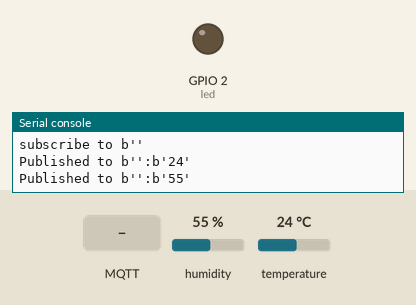
This program was run on a simulated ESP32 board running MicroPython. Shown: output pins drawn as LEDs (lit = HIGH), the last lines printed to the serial console. The test bench sets the inputs (shaded band); at power-on: humidity 55 %, temperature 24 °C. WiFi joins after 1.5 s; no MQTT or app messages arrive unless stated.

Above: at 5.4 s.
5.5 s: MQTT message "ON" arrives on the first subscribed topic
At 6.3 s:
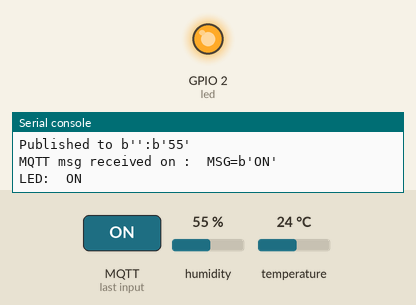
7.2 s: MQTT message "1" arrives on the first subscribed topic
At 7.6 s:
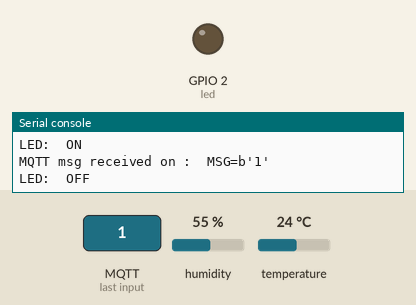
Timing chart, 0 to 10.2 s (numbered marks = the images above; inputs shaded):
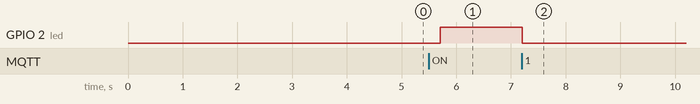

The program:

mqtt_node.py
```python
import network
import time

from umqtt.simple import MQTTClient
import dht
from machine import Pin

SSID:str=""
PASS:str=""

sta = network.WLAN(network.STA_IF)
led=Pin(2,Pin.OUT)
dht_sensor=dht.DHT11(Pin(4))


def WiFi_Connect()->bool:
    sta.active(True)

    #System connected
    if sta.isconnected():
        print(f"Connected Successfully to {SSID}")
        print(f"IP Address:", sta.ifconfig()[0])
        return True

        print(f"Connecting to {SSID}...")
    try:
        sta.connect(SSID,PASS)
    except OSError as e:
        print(f"WiFi Connectio Failed: {e}")
        return False
    timeout:int = 10

    while not sta.isconnected() and timeout > 0:
        print(".", end = " ")
        time.sleep(1)
        timeout -= 1
    if sta.isconnected():
        print("WiFi Connected")
        print(f"IP: {sta.ifconfig()[0]}")
        return True

    print("WiFi Connectio Failed")
    return False


def WiFi_Reconnect()->bool:

    while not WiFi_Connect():

        print("Reconnecting....")

        #Reser WIFI
        sta.active(False)
        time.sleep(1)
        sta.active(True)

        time.sleep(2)


    print("WiFi Connection established")
    return True;

def WiFi_Scan()->int:
    wlan =network.WLAN(network.STA_IF)
    wlan.active(True)

    print("Scanning.....")
    networks = wlan.scan()
    print("Scan Done...")


    n:int = len(networks)

    if n == 0:
        print("No Networks Found..")
    else:
        print(f"Networks Found: {n}")

        for i in range(n):
            ssid, bssid, channel, rssi, authmode, hidden = networks[i]
            ssid_str = ssid.decode('utf-8') if isinstance(ssid, bytes) else ssid

            line = "{}: {}:: {}".format(i+1, ssid_str, rssi)

            if authmode == 0:
                line += "- No Password Required for this network"
            else:
                line += "- Password Required for this network"
            print(line)
            time.sleep_ms(10)

    return n

#Initial Connection
def build_client(client_id,server,port,user=None,password=None,keepalive=60,ssl=True):

    client=MQTTClient(
            client_id=client_id,
            server=server,
            port=port,
            user=user,
            password=password,
            keepalive=keepalive,
            ssl=ssl,
            ssl_params={"server_hostname": server} if ssl else {}
        )

    return client

def mqtt_connect(client,retries=5,delay=5):
    for attempt in range(1,retries):
        try:
            client.connect()
            print("MQTT Connected to Broker")
            return True
        except OSError as e:
            print(f"MQTT connect attempt {attempt} failed:{e}")
            time.sleep(delay)
    raise Exception("Couldn't connect to MQTT Broker after retries")

def publish(client,topic,msg,qos=0,retain=False):
    if isinstance(topic,str):
        topic=topic.encode()
    if isinstance(msg,str):
        msg=msg.encode()
    client.publish(topic, msg, retain=retain,qos=0)
    print(f"Published to {topic}:{msg}")

def subscribe(client,topic,qos=0):
    if isinstance(topic,str):
        topic=topic.encode()
    client.subscribe(topic,qos)
    print(f"subscribe to {topic}")


def mqtt_callback(topic,msg):
    print(f"MQTT msg received on {topic.decode()}:  MSG={msg}")

    if topic==TOPIC_LED.encode():
         led.value(1 if msg==b"ON" else 0)
    print("LED: ","ON" if msg==b"ON" else "OFF")

def publish_temp(client, topic):
    try:
        dht_sensor.measure()
        Temp = dht_sensor.temperature()
        publish(client, topic, str(Temp))
    except OSError as e:
        print("failed to send data")

def publish_hum(client, topic):
    try:
        time.sleep(2)
        dht_sensor.measure()
        Hum = dht_sensor.humidity()
        publish(client, topic, str(Hum))
    except OSError as e:
        print("failed to send data")

def super_loop(client,interval=0.3):
    try:
        while True:
            client.check_msg()
            time.sleep(interval)
    except KeyboardInterrupt:
        print("stopped by user")
    finally:
        client.disconnect()
        print("MQTT client disconnected")


CLIENT_ID=""
BROKER=""
TOPIC_LED=""
TOPIC_TEMP=""
TOPIC_HUM=""
if WiFi_Connect():

    print("WiFI connected")
    client=build_client(CLIENT_ID,BROKER,port=8883,user="",password="")
    client.set_callback(mqtt_callback)
    mqtt_connect(client)
    subscribe(client,TOPIC_LED)
    publish_temp(client, TOPIC_TEMP)
    publish_hum(client, TOPIC_HUM)

    super_loop(client)


else:
    WiFi_Reconnect()

WiFi_Connect()  
```

Measured:
- after the input at 5.5 s, GPIO 2 (led): LOW → HIGH after 0.20 s
- after the input at 7.2 s, GPIO 2 (led): HIGH → LOW at once
